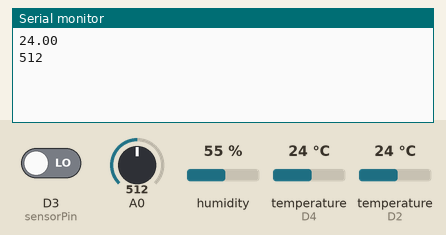
Simulated run of this sketch. Board: ESP8266 (NodeMCU). Shown: the last lines printed to the serial monitor. Inputs (shaded band) come from the test bench; at power-on: D3 (sensorPin) LOW, temperature (sensors on D2, D4) 24 °C, A0 = 512, humidity 55 %. WiFi joins after 1.5 s; servers stay silent unless stated.

Above: at 3.3 s.
3.4 s: D3 (sensorPin) driven HIGH
At 5.3 s:
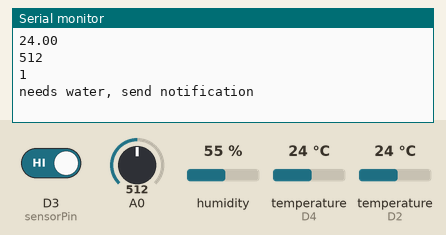
8.2 s: D3 (sensorPin) driven LOW
At 10.1 s:
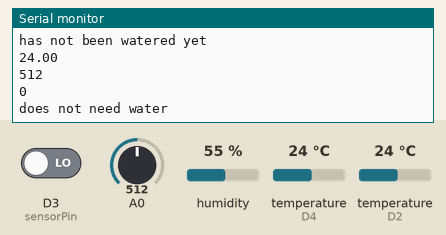
14.0 s: temperature (sensor on D2) set to 12 °C
At 15.3 s:
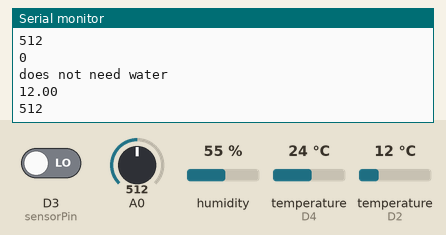
17.7 s: A0 set to 716
At 21.3 s:
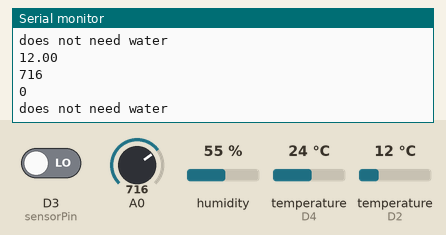
21.4 s: temperature (sensor on D2) set to 19 °C
At 23.9 s:
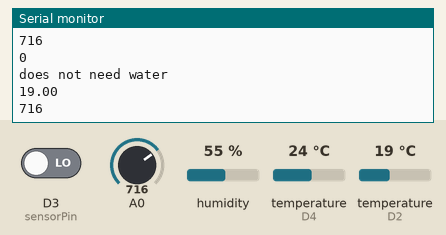
25.1 s: A0 set to 992
At 28.1 s:
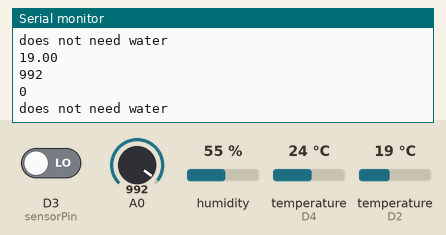
Timing chart, 0 to 29.6 s (numbered marks = the images above; inputs shaded):
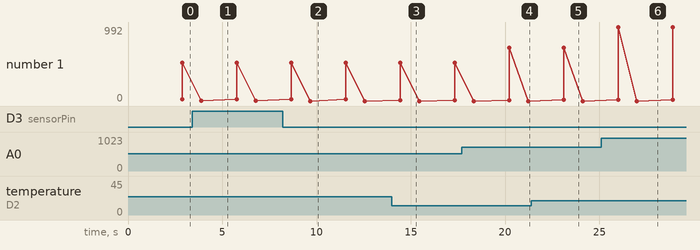

Measured:
- after the input at 3.4 s, the serial monitor: prints a new line after 0.49 s (image 1)
- after the input at 8.2 s, the serial monitor: prints a new line after 1.5 s (image 2)
- after the input at 14.0 s, the serial monitor: prints a new line after 0.44 s (image 3)
- after the input at 17.7 s, the serial monitor: prints a new line after 2.5 s (image 4)
- after the input at 21.4 s, the serial monitor: prints a new line after 1.7 s (image 5)
- after the input at 25.1 s, the serial monitor: prints a new line after 0.90 s (image 6)
- plotted number 1: 512 → 1 after the input at 3.4 s, 1 → 0 after the input at 8.2 s, 0 → 992 after the input at 25.1 s

The sketch:

SmartPlantWaterSytem.ino
```cpp
// Viral Science www.viralsciencecreativity.com www.youtube.com/c/viralscience
// IOT Smart Plant Monitoring System
#define BLYNK_PRINT Serial
#include <SPI.h>
#include <ESP8266WiFi.h>
#include <BlynkSimpleEsp8266.h>
#include <DHT.h>
#define BLYNK_PRINT Serial
#include <OneWire.h>
#include <DallasTemperature.h>
#define ONE_WIRE_BUS D2
OneWire oneWire(ONE_WIRE_BUS);
DallasTemperature sensors(&oneWire);

char auth[] = "1IIKga89ikHv97KDTgR1Cqfv-Di_AtL-";              //Authentication code sent by Blynk
char ssid[] = "Thelocalguide";                       //WiFi SSID
char pass[] = "qwerty4321#";                 //WiFi Password

#define sensorPin D3
int sensorState = 0;
int lastState = 0;
#define DHTPIN 2
#define DHTTYPE DHT11
DHT dht(DHTPIN, DHTTYPE);
SimpleTimer timer;
void sendSensor()
{
  float h = dht.readHumidity();
  float t = dht.readTemperature();

  if (isnan(h) || isnan(t)) {
    Serial.println("Failed to read from DHT sensor!");
    return;
  }

  Blynk.virtualWrite(V5, h);  //V5 is for Humidity
  Blynk.virtualWrite(V6, t);  //V6 is for Temperature
}
void setup()
{
  Serial.begin(74880);
  Blynk.begin(auth, ssid, pass,"blynk-cloud.com",8080);
  pinMode(sensorPin, INPUT);
  dht.begin();

  timer.setInterval(1000L, sendSensor);
  Serial.begin(115200);
  Blynk.begin(auth, ssid, pass);
  sensors.begin();
}
int sensor = 0;
void sendTemps()
{
  sensor = analogRead(A0);
  sensors.requestTemperatures();
  float temp = sensors.getTempCByIndex(0);
  Serial.println(temp);
  Serial.println(sensor);
  Blynk.virtualWrite(V1, temp);
  Blynk.virtualWrite(V2, sensor);
  delay(1000);
}
void loop()
{
  Blynk.run();
  timer.run();
  sendTemps();
  sensorState = digitalRead(sensorPin);
  Serial.println(sensorState);

  if (sensorState == 1 && lastState == 0) {
    Serial.println("needs water, send notification");
    Blynk.notify("Water your plants");
    lastState = 1;
    delay(1000);
    //send notification

  }
  else if (sensorState == 1 && lastState == 1) {
    //do nothing, has not been watered yet
    Serial.println("has not been watered yet");
    delay(1000);
  }
  else {
    //st
    Serial.println("does not need water");
    lastState = 0;
    delay(1000);
  }

  delay(100);
}
```
